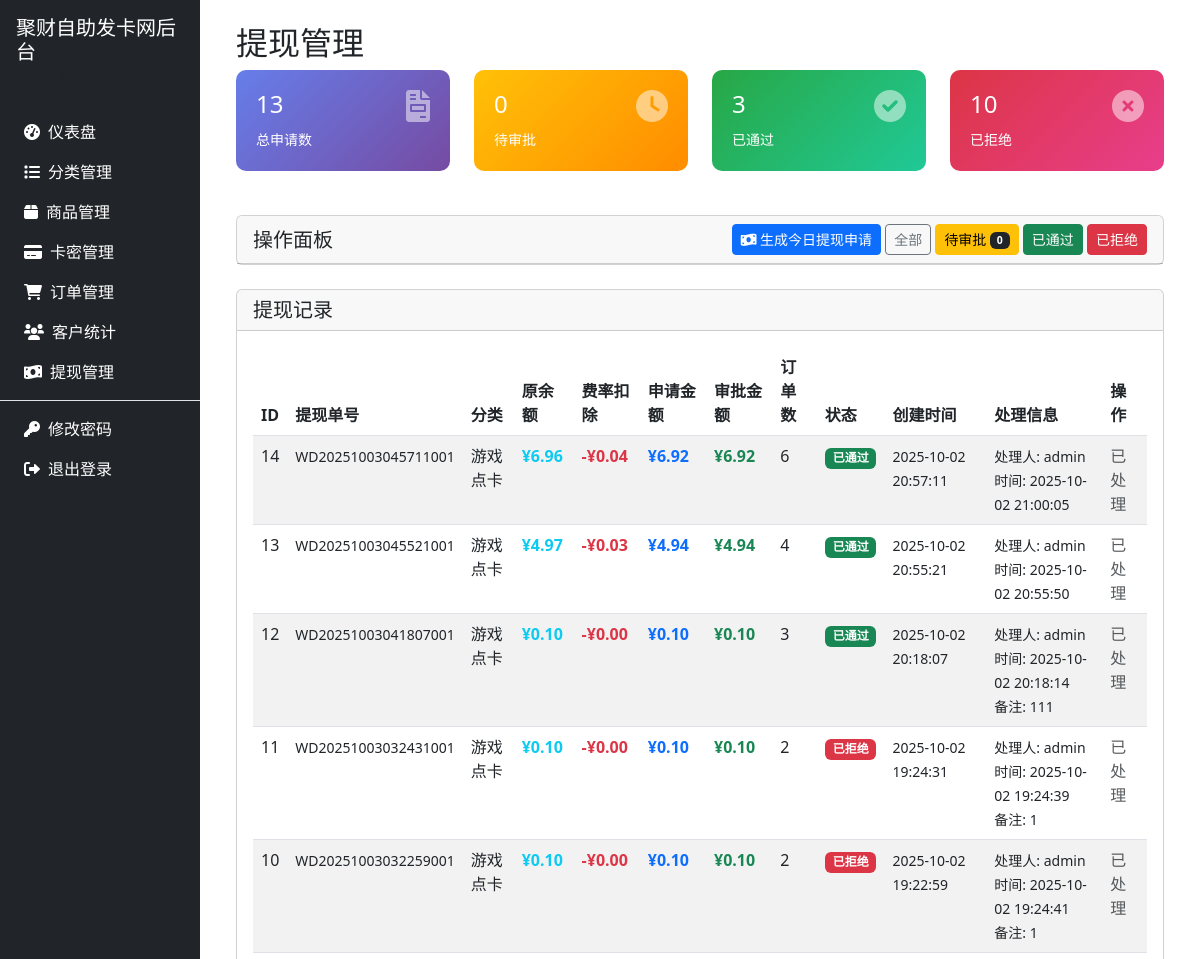
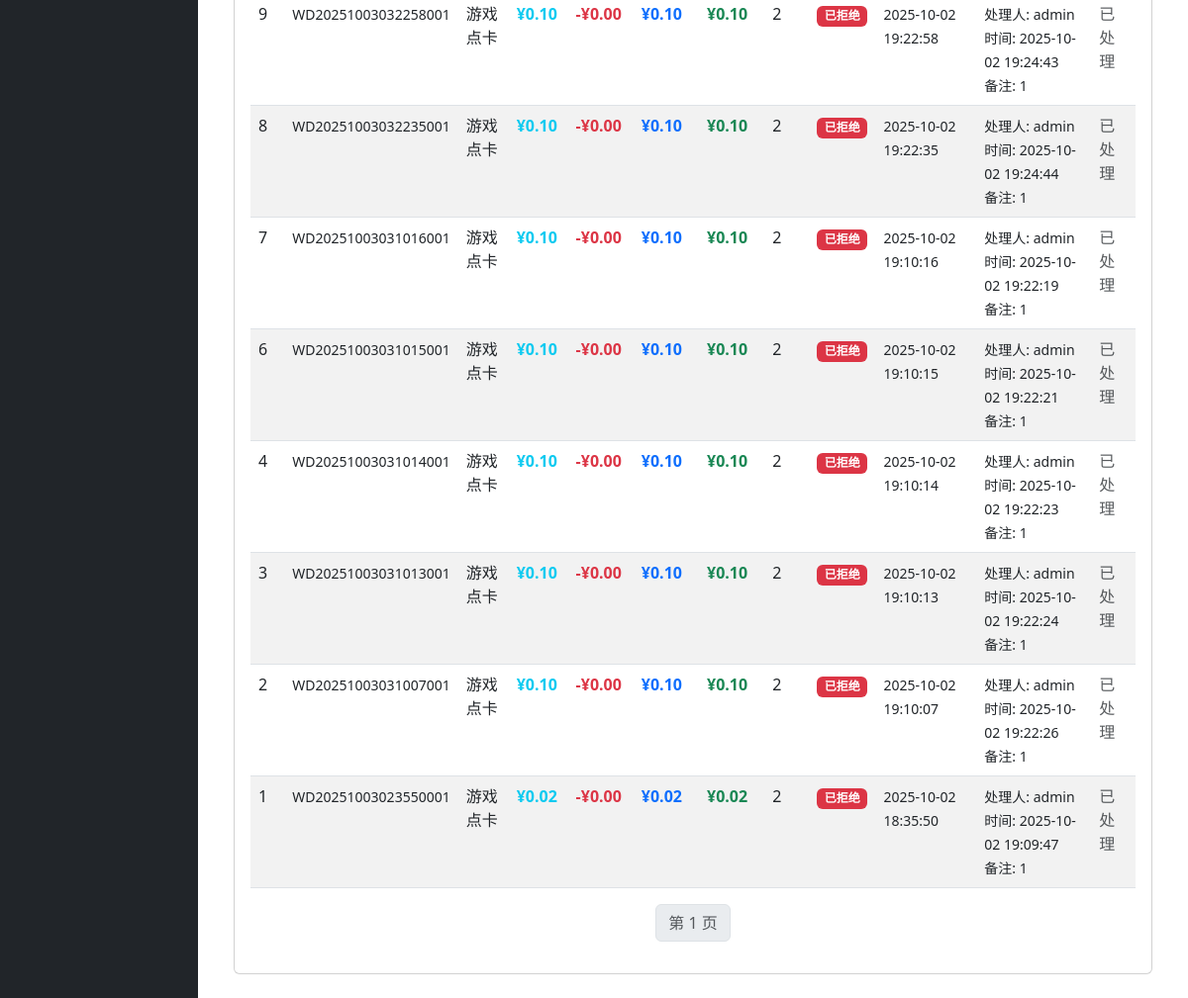
Page /admin/withdrawals.php (signed in) on the committed database (2 pictures, top to bottom).
### tables this page shows
CREATE TABLE `withdrawals` (
  `id` int(11) NOT NULL AUTO_INCREMENT,
  `withdraw_no` varchar(50) NOT NULL,
  `category_id` int(11) DEFAULT NULL,
  `category_name` varchar(100) DEFAULT NULL,
  `amount` decimal(10,2) NOT NULL,
  `order_count` int(11) DEFAULT '0',
  `status` enum('pending','processed','failed') DEFAULT 'pending',
  `applicant_name` varchar(100) DEFAULT '系统',
  `applicant_contact` varchar(100) DEFAULT NULL,
  `withdraw_account` varchar(255) DEFAULT NULL,
  `withdraw_method` varchar(50) DEFAULT 'alipay',
  `admin_notes` text,
  `processed_by` varchar(100) DEFAULT NULL,
  `approved_amount` decimal(10,2) DEFAULT '0.00',
  `processed_at` timestamp NULL DEFAULT NULL,
  `created_at` timestamp NULL DEFAULT CURRENT_TIMESTAMP,
  PRIMARY KEY (`id`),
  UNIQUE KEY `withdraw_no` (`withdraw_no`),
  KEY `category_id` (`category_id`),
  KEY `idx_withdrawals_status` (`status`),
  KEY `idx_withdrawals_created_at` (`created_at`),
  CONSTRAINT `withdrawals_ibfk_1` FOREIGN KEY (`category_id`) REFERENCES `categories` (`id`) ON DELETE SET NULL
);

### includes/withdraw.php (called while the page is built, shortened)
<?php
require_once 'config.php';
function getWithdrawalRecords($page = 1, $per_page = 20, $status = '') {
    global $pdo;
    try {
        $offset = ($page - 1) * $per_page;
        $where = '';
        $sql = "
            SELECT * FROM withdrawals
            {$where}
            ORDER BY created_at DESC
            LIMIT ? OFFSET ?
        ";
        $stmt = $pdo->prepare($sql);
        $param_count = 0;
        $stmt->bindValue(++$param_count, $per_page, PDO::PARAM_INT);
        $stmt->bindValue(++$param_count, $offset, PDO::PARAM_INT);
        $stmt->execute();
        return $stmt->fetchAll(PDO::FETCH_ASSOC);
    } catch (PDOException $e) {
        error_log("获取提现记录失败: " . $e->getMessage());
        return [];
    }
}
function getWithdrawStats() {
    global $pdo;
    try {
        $stmt = $pdo->prepare("
            SELECT
                COUNT(*) as total_count,
                SUM(amount) as total_amount,
                SUM(CASE WHEN status = 'pending' THEN amount ELSE 0 END) as pending_amount,
                SUM(CASE WHEN status = 'pending' THEN 1 ELSE 0 END) as pending_count,
                SUM(CASE WHEN status = 'processed' THEN amount ELSE 0 END) as processed_amount,
                SUM(CASE WHEN status = 'processed' THEN 1 ELSE 0 END) as processed_count,
                SUM(CASE WHEN status = 'failed' THEN amount ELSE 0 END) as failed_amount,
                SUM(CASE WHEN status = 'failed' THEN 1 ELSE 0 END) as failed_count
            FROM withdrawals
        ");
        $stmt->execute();
        return $stmt->fetch(PDO::FETCH_ASSOC);
    } catch (PDOException $e) {
        error_log("获取提现统计失败: " . $e->getMessage());
        return [];
    }
}
function getPendingWithdrawCount() {
    global $pdo;
    try {
        $stmt = $pdo->prepare("SELECT COUNT(*) as count FROM withdrawals WHERE status = 'pending'");
        $stmt->execute();
        return $stmt->fetch(PDO::FETCH_ASSOC)['count'];
    } catch (PDOException $e) {
        error_log("获取待审批数量失败: " . $e->getMessage());
        return 0;
    }
}
?>

### admin/withdrawals.php (the view, shortened to what this page needs)
<?php
require_once '../includes/functions.php';
require_once '../includes/withdraw.php';
$page = isset($_GET['page']) ? max(1, intval($_GET['page'])) : 1;
$status = isset($_GET['status']) ? $_GET['status'] : '';
$per_page = 20;
$withdrawals = getWithdrawalRecords($page, $per_page, $status);
$stats = getWithdrawStats();
$pending_count = getPendingWithdrawCount();
?>
<!DOCTYPE html>
<html lang="zh-CN">
<head>
    <link href="https://cdn.jsdelivr.net/npm/bootstrap@5.3.0-alpha1/dist/css/bootstrap.min.css" rel="stylesheet">
    <link rel="stylesheet" href="https://cdnjs.cloudflare.com/ajax/libs/font-awesome/6.0.0/css/all.min.css">
</head>
<body>
    <div class="container-fluid">
        <div class="row">
            <div class="col-md-2 bg-dark text-white min-vh-100 p-0">
                <?php include 'sidebar.php'; ?>
            </div>
            <div class="col-md-10">
                <div class="p-4">
                    <h2>提现管理</h2>
                    <div class="row mb-4">
                        <div class="col-md-3">
                            <div class="stat-card">
                                <div class="d-flex justify-content-between">
                                    <div>
                                        <h4><?php echo $stats['total_count'] ?? 0; ?></h4>
                                        <small>总申请数</small>
                                    </div>
                                    <i class="fas fa-file-invoice fa-2x opacity-50"></i>
                                </div>
                            </div>
                        </div>
                        <div class="col-md-3">
                            <div class="stat-card" style="background: linear-gradient(135deg, #ffc107 0%, #ff8c00 100%);">
                                <div class="d-flex justify-content-between">
                                    <div>
                                        <h4><?php echo $pending_count; ?></h4>
                                        <small>待审批</small>
                                    </div>
                                    <i class="fas fa-clock fa-2x opacity-50"></i>
                                </div>
                            </div>
                        </div>
                        <div class="col-md-3">
                            <div class="stat-card" style="background: linear-gradient(135deg, #28a745 0%, #20c997 100%);">
                                <div class="d-flex justify-content-between">
                                    <div>
                                        <h4><?php echo $stats['processed_count'] ?? 0; ?></h4>
                                        <small>已通过</small>
                                    </div>
                                    <i class="fas fa-check-circle fa-2x opacity-50"></i>
                                </div>
                            </div>
                        </div>
                        <div class="col-md-3">
                            <div class="stat-card" style="background: linear-gradient(135deg, #dc3545 0%, #e83e8c 100%);">
                                <div class="d-flex justify-content-between">
                                    <div>
                                        <h4><?php echo $stats['failed_count'] ?? 0; ?></h4>
                                        <small>已拒绝</small>
                                    </div>
                                    <i class="fas fa-times-circle fa-2x opacity-50"></i>
                                </div>
                            </div>
                        </div>
                    </div>
                    <div class="card mb-4">
                        <div class="card-header d-flex justify-content-between align-items-center">
                            <h5 class="mb-0">操作面板</h5>
                            <div>
                                <a href="withdrawals.php?action=withdraw_now" class="btn btn-primary btn-sm">
                                    <i class="fas fa-money-bill-wave"></i> 生成今日提现申请
                                </a>
                                <a href="withdrawals.php" class="btn btn-outline-secondary btn-sm">全部</a>
                                <a href="withdrawals.php?status=pending" class="btn btn-warning btn-sm">
                                    待审批 <span class="badge bg-dark"><?php echo $pending_count; ?></span>
                                </a>
                                <a href="withdrawals.php?status=processed" class="btn btn-success btn-sm">已通过</a>
                                <a href="withdrawals.php?status=failed" class="btn btn-danger btn-sm">已拒绝</a>
                            </div>
                        </div>
                    </div>
                    <div class="card">
                        <div class="card-header">
                            <h5 class="mb-0">提现记录</h5>
                        </div>
                        <div class="card-body">
                            <?php if (!empty($withdrawals)): ?>
                            <div class="table-responsive">
                                <table class="table table-striped table-hover">
<thead>
    <tr>
        <th>ID</th>
        <th>提现单号</th>
        <th>分类</th>
        <th>原余额</th>
        <th>费率扣除</th>
        <th>申请金额</th>
        <th>审批金额</th>
        <th>订单数</th>
        <th>状态</th>
        <th>创建时间</th>
        <th>处理信息</th>
        <th>操作</th>
    </tr>
</thead>
<tbody>
    <?php foreach ($withdrawals as $withdraw): ?>
    <tr>
        <td><?php echo $withdraw['id']; ?></td>
        <td><small><?php echo $withdraw['withdraw_no']; ?></small></td>
        <td><?php echo htmlspecialchars($withdraw['category_name']); ?></td>
        <td class="fw-bold text-info">
            <?php
            $original_balance = $withdraw['amount'] / (1 - TRANSACTION_FEE_RATE);
            ?>
            ¥<?php echo number_format($original_balance, 2); ?>
        </td>
        <td class="fw-bold text-danger">
            -¥<?php echo number_format($original_balance * TRANSACTION_FEE_RATE, 2); ?>
        </td>
        <td class="fw-bold text-primary">¥<?php echo number_format($withdraw['amount'], 2); ?></td>
        <td class="fw-bold text-success">
            <?php if ($withdraw['approved_amount'] > 0): ?>
            ¥<?php echo number_format($withdraw['approved_amount'], 2); ?>
            <?php else: ?>
            <span class="text-muted">-</span>
            <?php endif; ?>
        </td>
        <td><?php echo $withdraw['order_count']; ?></td>
        <td>
            <span class="badge bg-<?php
                switch($withdraw['status']) {
                    case 'processed': echo 'success'; break;
                    case 'failed': echo 'danger'; break;
                }
            ?>">
                <?php
                switch($withdraw['status']) {
                    case 'processed': echo '已通过'; break;
                    case 'failed': echo '已拒绝'; break;
                }
                ?>
            </span>
        </td>
        <td><small><?php echo $withdraw['created_at']; ?></small></td>
        <td>
            <?php if ($withdraw['processed_by']): ?>
            <small>处理人: <?php echo $withdraw['processed_by']; ?></small><br>
            <small>时间: <?php echo $withdraw['processed_at']; ?></small>
            <?php if ($withdraw['admin_notes']): ?>
            <br><small>备注: <?php echo htmlspecialchars($withdraw['admin_notes']); ?></small>
            <?php endif; ?>
            <?php else: ?>
            <span class="text-muted">-</span>
            <?php endif; ?>
        </td>
        <td>
            <?php if ($withdraw['status'] === 'pending'): ?>
            <div class="btn-group btn-group-sm">
                <button class="btn btn-success" data-bs-toggle="modal" data-bs-target="#approveModal"
                        data-id="<?php echo $withdraw['id']; ?>"
                        data-amount="<?php echo $withdraw['amount']; ?>"
                        data-category="<?php echo htmlspecialchars($withdraw['category_name']); ?>">
                    <i class="fas fa-check"></i> 通过
                </button>
                <button class="btn btn-danger" data-bs-toggle="modal" data-bs-target="#rejectModal"
                        data-id="<?php echo $withdraw['id']; ?>"
                        data-amount="<?php echo $withdraw['amount']; ?>"
                        data-category="<?php echo htmlspecialchars($withdraw['category_name']); ?>">
                    <i class="fas fa-times"></i> 拒绝
                </button>
            </div>
            <?php else: ?>
            <span class="text-muted">已处理</span>
            <?php endif; ?>
        </td>
    </tr>
    <?php endforeach; ?>
</tbody>
                                </table>
                            </div>
                            <nav>
                                <ul class="pagination justify-content-center">
                                    <li class="page-item disabled">
                                        <span class="page-link">第 <?php echo $page; ?> 页</span>
                                    </li>
                                </ul>
                            </nav>
                            <?php endif; ?>
                        </div>
                    </div>
                </div>
            </div>
        </div>
    </div>
</body>
</html>

### admin/withdrawals.php (style rules this page uses)
.stat-card { background: linear-gradient(135deg, #667eea 0%, #764ba2 100%); color: white; border-radius: 10px; padding: 20px; margin-bottom: 20px; }

### rows in the picture
withdrawals: id "14", withdraw_no "WD20251003045711001", category_name "游戏点卡", amount "6.96", $original_balance*TRANSACTION_FEE_RATE "0.04", amount "6.92", approved_amount "6.92", order_count "6", status "已通过", created_at "2025-10-02 20:57:11", processed_by "admin", processed_at "2025-10-02 21:00:05"
withdrawals: id "13", withdraw_no "WD20251003045521001", category_name "游戏点卡", amount "4.97", $original_balance*TRANSACTION_FEE_RATE "0.03", amount "4.94", approved_amount "4.94", order_count "4", status "已通过", created_at "2025-10-02 20:55:21", processed_by "admin", processed_at "2025-10-02 20:55:50"
withdrawals: id "12", withdraw_no "WD20251003041807001", category_name "游戏点卡", amount "0.10", $original_balance*TRANSACTION_FEE_RATE "0.00", approved_amount "0.10", order_count "3", status "已通过", created_at "2025-10-02 20:18:07", processed_by "admin", processed_at "2025-10-02 20:18:14", admin_notes "111"
withdrawals: id "11", withdraw_no "WD20251003032431001", category_name "游戏点卡", amount "0.10", $original_balance*TRANSACTION_FEE_RATE "0.00", approved_amount "0.10", order_count "2", status "已拒绝", created_at "2025-10-02 19:24:31", processed_by "admin", processed_at "2025-10-02 19:24:39", admin_notes "1"
withdrawals: id "10", withdraw_no "WD20251003032259001", category_name "游戏点卡", amount "0.10", $original_balance*TRANSACTION_FEE_RATE "0.00", approved_amount "0.10", order_count "2", status "已拒绝", created_at "2025-10-02 19:22:59", processed_by "admin", processed_at "2025-10-02 19:24:41", admin_notes "1"
withdrawals: id "9", withdraw_no "WD20251003032258001", category_name "游戏点卡", amount "0.10", $original_balance*TRANSACTION_FEE_RATE "0.00", approved_amount "0.10", order_count "2", status "已拒绝", created_at "2025-10-02 19:22:58", processed_by "admin", processed_at "2025-10-02 19:24:43", admin_notes "1"
withdrawals: id "8", withdraw_no "WD20251003032235001", category_name "游戏点卡", amount "0.10", $original_balance*TRANSACTION_FEE_RATE "0.00", approved_amount "0.10", order_count "2", status "已拒绝", created_at "2025-10-02 19:22:35", processed_by "admin", processed_at "2025-10-02 19:24:44", admin_notes "1"
withdrawals: id "7", withdraw_no "WD20251003031016001", category_name "游戏点卡", amount "0.10", $original_balance*TRANSACTION_FEE_RATE "0.00", approved_amount "0.10", order_count "2", status "已拒绝", created_at "2025-10-02 19:10:16", processed_by "admin", processed_at "2025-10-02 19:22:19", admin_notes "1"
withdrawals: id "6", withdraw_no "WD20251003031015001", category_name "游戏点卡", amount "0.10", $original_balance*TRANSACTION_FEE_RATE "0.00", approved_amount "0.10", order_count "2", status "已拒绝", created_at "2025-10-02 19:10:15", processed_by "admin", processed_at "2025-10-02 19:22:21", admin_notes "1"
withdrawals: id "4", withdraw_no "WD20251003031014001", category_name "游戏点卡", amount "0.10", $original_balance*TRANSACTION_FEE_RATE "0.00", approved_amount "0.10", order_count "2", status "已拒绝", created_at "2025-10-02 19:10:14", processed_by "admin", processed_at "2025-10-02 19:22:23", admin_notes "1"
withdrawals: id "3", withdraw_no "WD20251003031013001", category_name "游戏点卡", amount "0.10", $original_balance*TRANSACTION_FEE_RATE "0.00", approved_amount "0.10", order_count "2", status "已拒绝", created_at "2025-10-02 19:10:13", processed_by "admin", processed_at "2025-10-02 19:22:24", admin_notes "1"
withdrawals: id "2", withdraw_no "WD20251003031007001", category_name "游戏点卡", amount "0.10", $original_balance*TRANSACTION_FEE_RATE "0.00", approved_amount "0.10", order_count "2", status "已拒绝", created_at "2025-10-02 19:10:07", processed_by "admin", processed_at "2025-10-02 19:22:26", admin_notes "1"
withdrawals: id "1", withdraw_no "WD20251003023550001", category_name "游戏点卡", amount "0.02", $original_balance*TRANSACTION_FEE_RATE "0.00", approved_amount "0.02", order_count "2", status "已拒绝", created_at "2025-10-02 18:35:50", processed_by "admin", processed_at "2025-10-02 19:09:47", admin_notes "1"

### other values in the picture
SITE_NAME "聚财自助发卡网"
$stats['total_count'] "13"
$pending_count "0"
$stats['processed_count'] "3"
$stats['failed_count'] "10"
$page "1"
